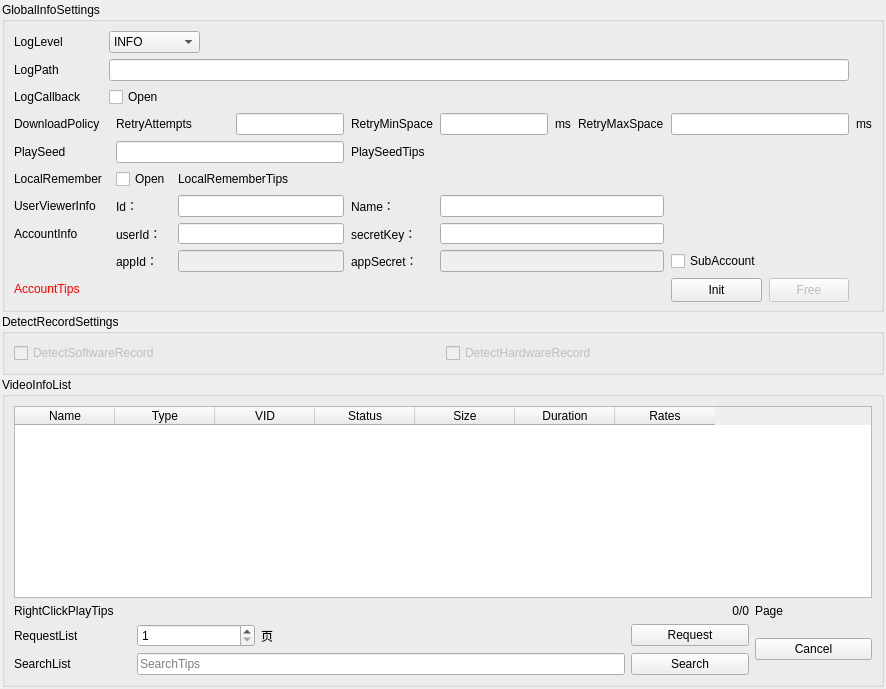
      <widget class="QWidget" name="tab">
       <attribute name="title">
        <string>BaseInfo</string>
       </attribute>
       <layout class="QGridLayout" name="gridLayout_3">
        <property name="leftMargin">
         <number>2</number>
        </property>
        <property name="topMargin">
         <number>2</number>
        </property>
        <property name="rightMargin">
         <number>2</number>
        </property>
        <property name="bottomMargin">
         <number>2</number>
        </property>
        <property name="spacing">
         <number>2</number>
        </property>
        <item row="2" column="0">
         <widget class="QGroupBox" name="groupBox_2">
          <property name="title">
           <string>VideoInfoList</string>
          </property>
          <layout class="QGridLayout" name="gridLayout_4">
           <item row="0" column="0" colspan="7">
            <widget class="QTableWidget" name="videoTableWidget">
             <property name="editTriggers">
              <set>QAbstractItemView::DoubleClicked|QAbstractItemView::EditKeyPressed</set>
             </property>
             <column>
              <property name="text">
               <string>Name</string>
              </property>
             </column>
             <column>
              <property name="text">
               <string>Type</string>
              </property>
             </column>
             <column>
              <property name="text">
               <string>VID</string>
              </property>
             </column>
             <column>
              <property name="text">
               <string>Status</string>
              </property>
             </column>
             <column>
              <property name="text">
               <string>Size</string>
              </property>
             </column>
             <column>
              <property name="text">
               <string>Duration</string>
              </property>
             </column>
             <column>
              <property name="text">
               <string>Rates</string>
              </property>
             </column>
            </widget>
           </item>
           <item row="1" column="5">
            <widget class="QLabel" name="pageLabel">
             <property name="text">
              <string>0/0</string>
             </property>
             <property name="alignment">
              <set>Qt::AlignRight|Qt::AlignTrailing|Qt::AlignVCenter</set>
             </property>
            </widget>
           </item>
           <item row="1" column="6">
            <widget class="QLabel" name="label_19">
             <property name="text">
              <string>Page</string>
             </property>
            </widget>
           </item>
           <item row="2" column="0">
            <widget class="QLabel" name="requestVideoListLabel">
             <property name="text">
              <string>RequestList</string>
             </property>
            </widget>
           </item>
           <item row="2" column="1">
            <widget class="QSpinBox" name="pageSpinBox">
             <property name="minimum">
              <number>1</number>
             </property>
             <property name="maximum">
              <number>100000</number>
             </property>
            </widget>
           </item>
           <item row="2" column="2">
            <widget class="QLabel" name="label_20">
             <property name="text">
              <string>页</string>
             </property>
            </widget>
           </item>
           <item row="3" column="0">
            <widget class="QLabel" name="label_21">
             <property name="text">
              <string>SearchList</string>
             </property>
            </widget>
           </item>
           <item row="3" column="5">
            <widget class="QPushButton" name="searchPushButton">
             <property name="text">
              <string>Search</string>
             </property>
            </widget>
           </item>
           <item row="3" column="1" colspan="4">
            <widget class="QLineEdit" name="vidsearchLineEdit">
             <property name="placeholderText">
              <string>SearchTips</string>
             </property>
            </widget>
           </item>
           <item row="2" column="5">
            <widget class="QPushButton" name="requestPushButton">
             <property name="text">
              <string>Request</string>
             </property>
            </widget>
           </item>
           <item row="2" column="6" rowspan="2">
            <widget class="QPushButton" name="cancelPushButton">
             <property name="text">
              <string>Cancel</string>
             </property>
            </widget>
           </item>
           <item row="1" column="0" colspan="5">
            <widget class="QLabel" name="label_38">
             <property name="text">
              <string>RightClickPlayTips</string>
             </property>
            </widget>
           </item>
          </layout>
         </widget>
        </item>
        <item row="0" column="0">
         <widget class="QGroupBox" name="groupBox">
          <property name="minimumSize">
           <size>
            <width>0</width>
            <height>310</height>
           </size>
          </property>
          <property name="maximumSize">
           <size>
            <width>16777215</width>
            <height>310</height>
           </size>
          </property>
          <property name="title">
           <string>GlobalInfoSettings</string>
          </property>
          <layout class="QGridLayout" name="gridLayout_2">
           <property name="horizontalSpacing">
            <number>7</number>
           </property>
           <item row="2" column="1" colspan="3">
            <widget class="QCheckBox" name="logCallbackCheckBox">
             <property name="text">
              <string>Open</string>
             </property>
            </widget>
           </item>
           <item row="6" column="7">
            <widget class="QLabel" name="label_12">
             <property name="text">
              <string>Name：</string>
             </property>
            </widget>
           </item>
           <item row="0" column="0">
            <widget class="QLabel" name="label_6">
             <property name="text">
              <string>LogLevel</string>
             </property>
            </widget>
           </item>
           <item row="3" column="10">
            <widget class="QLabel" name="label_16">
             <property name="text">
              <string>ms</string>
             </property>
            </widget>
           </item>
           <item row="8" column="3" colspan="4">
            <widget class="QLineEdit" name="appIdLineEdit">
             <property name="enabled">
              <bool>false</bool>
             </property>
            </widget>
           </item>
           <item row="3" column="0">
            <widget class="QLabel" name="label_5">
             <property name="text">
              <string>DownloadPolicy</string>
             </property>
            </widget>
           </item>
           <item row="6" column="8" colspan="4">
            <widget class="QLineEdit" name="viewerNameLineEdit"/>
           </item>
           <item row="6" column="3" colspan="4">
            <widget class="QLineEdit" name="viewerIdLineEdit"/>
           </item>
           <item row="4" column="0">
            <widget class="QLabel" name="label_46">
             <property name="text">
              <string>PlaySeed</string>
             </property>
            </widget>
           </item>
           <item row="3" column="12" colspan="2">
            <widget class="QLineEdit" name="retryMaxSpaceLineEdit"/>
           </item>
           <item row="6" column="2">
            <widget class="QLabel" name="label_11">
             <property name="text">
              <string>Id：</string>
             </property>
            </widget>
           </item>
           <item row="8" column="12">
            <widget class="QCheckBox" name="subAccountCheckBox">
             <property name="text">
              <string>SubAccount</string>
             </property>
            </widget>
           </item>
           <item row="4" column="2" colspan="5">
            <widget class="QLineEdit" name="playSeedLineEdit">
             <property name="echoMode">
              <enum>QLineEdit::Password</enum>
             </property>
            </widget>
           </item>
           <item row="0" column="1" colspan="3">
            <widget class="QComboBox" name="logLevelComboBox">
             <property name="currentText">
              <string>INFO</string>
             </property>
             <property name="currentIndex">
              <number>2</number>
             </property>
             <item>
              <property name="text">
               <string>OFF</string>
              </property>
             </item>
             <item>
              <property name="text">
               <string>DEBUG</string>
              </property>
             </item>
             <item>
              <property name="text">
               <string>INFO</string>
              </property>
             </item>
             <item>
              <property name="text">
               <string>WARN</string>
              </property>
             </item>
             <item>
              <property name="text">
               <string>ERROR</string>
              </property>
             </item>
             <item>
              <property name="text">
               <string>FATAL</string>
              </property>
             </item>
            </widget>
           </item>
           <item row="1" column="1" colspan="13">
            <widget class="QLineEdit" name="logPathLineEdit"/>
           </item>
           <item row="8" column="7">
            <widget class="QLabel" name="label_44">
             <property name="text">
              <string>appSecret：</string>
             </property>
            </widget>
           </item>
           <item row="9" column="0" colspan="12">
            <widget class="QLabel" name="label_45">
             <property name="minimumSize">
              <size>
               <width>0</width>
               <height>0</height>
              </size>
             </property>
             <property name="styleSheet">
              <string notr="true">color: rgb(255, 0, 0);</string>
             </property>
             <property name="text">
              <string>AccountTips</string>
             </property>
            </widget>
           </item>
           <item row="3" column="14">
            <widget class="QLabel" name="label_17">
             <property name="text">
              <string>ms</string>
             </property>
            </widget>
           </item>
           <item row="6" column="0" colspan="2">
            <widget class="QLabel" name="label_10">
             <property name="text">
              <string>UserViewerInfo</string>
             </property>
            </widget>
           </item>
           <item row="5" column="0">
            <widget class="QLabel" name="label_49">
             <property name="text">
              <string>LocalRemember</string>
             </property>
            </widget>
           </item>
           <item row="7" column="2">
            <widget class="QLabel" name="label_14">
             <property name="text">
              <string>userId：</string>
             </property>
            </widget>
           </item>
           <item row="4" column="7" colspan="5">
            <widget class="QLabel" name="label_47">
             <property name="text">
              <string>PlaySeedTips</string>
             </property>
            </widget>
           </item>
           <item row="7" column="7">
            <widget class="QLabel" name="label_15">
             <property name="text">
              <string>secretKey：</string>
             </property>
            </widget>
           </item>
           <item row="3" column="2" colspan="2">
            <widget class="QLabel" name="label_7">
             <property name="text">
              <string>RetryAttempts</string>
             </property>
            </widget>
           </item>
           <item row="8" column="2">
            <widget class="QLabel" name="label_43">
             <property name="text">
              <string>appId：</string>
             </property>
            </widget>
           </item>
           <item row="3" column="11">
            <widget class="QLabel" name="label_9">
             <property name="text">
              <string>RetryMaxSpace</string>
             </property>
            </widget>
           </item>
           <item row="7" column="0" colspan="2">
            <widget class="QLabel" name="label_13">
             <property name="text">
              <string>AccountInfo</string>
             </property>
            </widget>
           </item>
           <item row="9" column="13">
            <widget class="QPushButton" name="freePushButton">
             <property name="enabled">
              <bool>false</bool>
             </property>
             <property name="minimumSize">
              <size>
               <width>0</width>
               <height>24</height>
              </size>
             </property>
             <property name="text">
              <string>Free</string>
             </property>
            </widget>
           </item>
           <item row="9" column="12">
            <widget class="QPushButton" name="initPushButton">
             <property name="minimumSize">
              <size>
               <width>0</width>
               <height>24</height>
              </size>
             </property>
             <property name="text">
              <string>Init</string>
             </property>
            </widget>
           </item>
           <item row="2" column="0">
            <widget class="QLabel" name="label_4">
             <property name="text">
              <string>LogCallback</string>
             </property>
            </widget>
           </item>
           <item row="7" column="3" colspan="4">
            <widget class="QLineEdit" name="userIdLineEdit"/>
           </item>
           <item row="3" column="7">
            <widget class="QLabel" name="label_8">
             <property name="text">
              <string>RetryMinSpace</string>
             </property>
            </widget>
           </item>
           <item row="5" column="2">
            <widget class="QCheckBox" name="localRememberFrameCheckBox">
             <property name="text">
              <string>Open</string>
             </property>
            </widget>
           </item>
           <item row="8" column="8" colspan="4">
            <widget class="QLineEdit" name="appSecretLineEdit">
             <property name="enabled">
              <bool>false</bool>
             </property>
            </widget>
           </item>
           <item row="7" column="8" colspan="4">
            <widget class="QLineEdit" name="secretKeyLineEdit">
             <property name="echoMode">
              <enum>QLineEdit::Password</enum>
             </property>
            </widget>
           </item>
           <item row="1" column="0">
            <widget class="QLabel" name="label_3">
             <property name="text">
              <string>LogPath</string>
             </property>
            </widget>
           </item>
           <item row="3" column="8" colspan="2">
            <widget class="QLineEdit" name="retryMinSpaceLineEdit"/>
           </item>
           <item row="3" column="5" colspan="2">
            <widget class="QLineEdit" name="retryAttemptsLineEdit"/>
           </item>
           <item row="5" column="3" colspan="9">
            <widget class="QLabel" name="label_50">
             <property name="text">
              <string>LocalRememberTips</string>
             </property>
            </widget>
           </item>
          </layout>
         </widget>
        </item>
        <item row="1" column="0">
         <widget class="QGroupBox" name="groupBox_3">
          <property name="minimumSize">
           <size>
            <width>0</width>
            <height>50</height>
           </size>
          </property>
          <property name="title">
           <string>DetectRecordSettings</string>
          </property>
          <layout class="QHBoxLayout" name="horizontalLayout">
           <item>
            <widget class="QCheckBox" name="detectSoftwareRecordCheckBox">
             <property name="enabled">
              <bool>false</bool>
             </property>
             <property name="text">
              <string>DetectSoftwareRecord</string>
             </property>
            </widget>
           </item>
           <item>
            <widget class="QCheckBox" name="detectHardwareRecordCheckBox">
             <property name="enabled">
              <bool>false</bool>
             </property>
             <property name="text">
              <string>DetectHardwareRecord</string>
             </property>
            </widget>
           </item>
          </layout>
         </widget>
        </item>
       </layout>
      </widget>
